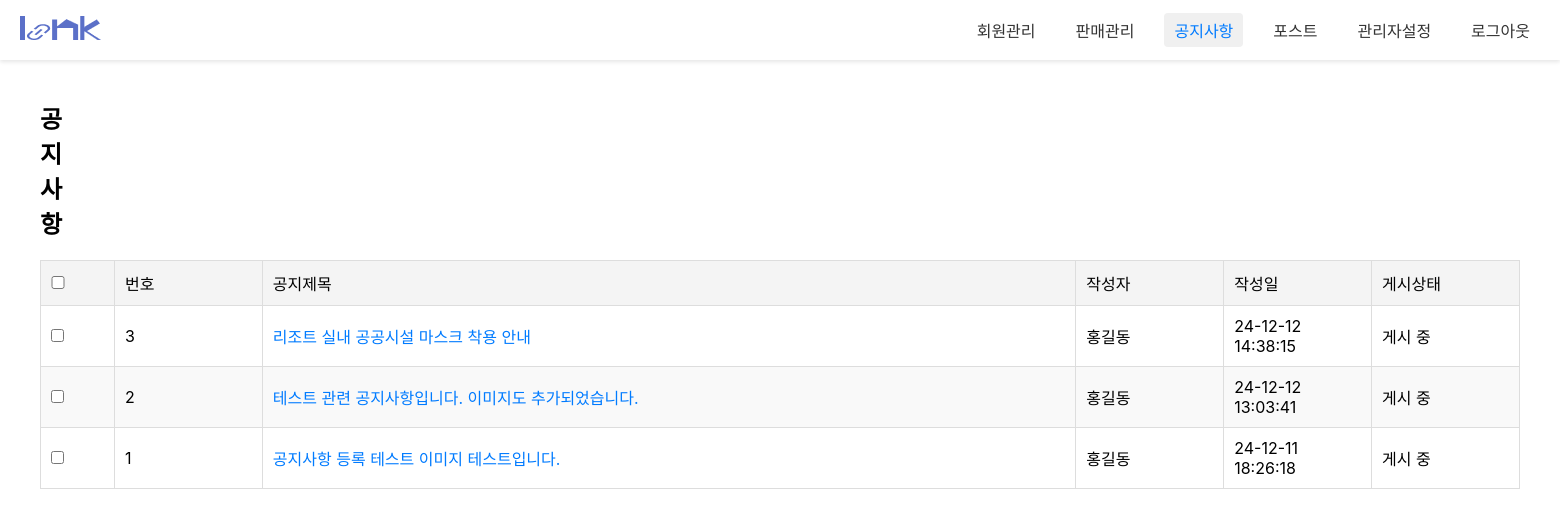
Screenshot of /admin1/admin_noticeList/ with the database file from the repository.
### customer/models.py (models this page shows, shortened)
class NoticeBoard(models.Model):
  bno = models.AutoField(primary_key=True)
  member = models.ForeignKey(Administrator,on_delete=models.SET_NULL, null=True)
  btitle = models.CharField(max_length=1000)
  bcontent = models.TextField()
  bdate = models.DateTimeField(auto_now=True)
  bfile = models.ImageField(null=True, blank=True, upload_to='uploads/')
  bfile_thumbnail = models.ImageField(null=True, blank=True, upload_to='uploads/')
  category = models.IntegerField(null=True, blank=False)
  like_members = models.ManyToManyField(Member, related_name='like_postboards',  blank=True)

### admin1/models.py (models this page shows, shortened)
class Administrator(models.Model):
  ano = models.IntegerField(default=0)
  id = models.CharField(max_length=50,primary_key=True)
  pw = models.CharField(max_length=100)
  name = models.CharField(max_length=100)
  nickname = models.CharField(max_length=100,default='관리자')
  tel = models.CharField(max_length=20,default='010-0000-0000')
  role = models.IntegerField()
  adate = models.DateTimeField(auto_now=True)

### admin1/views.py (the view)
# urls.py: path('admin_noticeList/', views.admin_noticeList, name="admin_noticeList"),
def admin_noticeList(request):
	qs = NoticeBoard.objects.filter(category=1).order_by("-bno")
	context = {"notiList":qs}
	return render(request, 'admin_noticeList.html', context)

### admin1/templates/admin_noticeList.html (shortened to what this page needs)
{% load static %}
<!DOCTYPE html>
<html lang="ko">
<head>
<link rel="stylesheet" href="{% static 'css/admin1/admin_memllist.css'%}">
<link rel="stylesheet" href="{% static 'css/admin1/admin_login.css'%}">
</head>
<body>
	<nav class="gnb">
		<a href="#" class="logo"><img src="/static/images/admin1/logo_sample.png" alt=""></a>
		<div class="menu">
			<a href="/admin1/admin_memList/">회원관리</a>
			<a href="#">판매관리</a>
			<a href="/admin1/admin_noticeList/" class='active'>공지사항</a>
			<a href="/admin1/admin_postList/">포스트</a>
			<a href="/admin1/admin_adminList/">관리자설정</a>
			<a id='a_logout'>로그아웃</a>
		</div>
	</nav>
	<div class="container">
		<div class="con_header">
			<h2>공지사항</h2>
		</div>
		<table>
			<colgroup>
        <col style="width: 5%;">
        <col style="width: 10%;">
        <col style="width: 55%;">
        <col style="width: 10%;">
        <col style="width: 10%;">
        <col style="width: 10%;">
    	</colgroup>
			<thead>
				<tr>
					<th><input type="checkbox" id="select_all"></th>
					<th>번호</th>
					<th>공지제목</th>
					<th>작성자</th>
					<th>작성일</th>
					<th>게시상태</th>
				</tr>
			</thead>
			<tbody>
				{% for noti in notiList %}
				<tr>
					<td><input type="checkbox" class="select_member"></td>
					<td>{{forloop.revcounter}}</td>
					<td class="member_name"><a href="/admin1/admin_notiView/{{noti.bno}}/">{{noti.btitle}}</a></td>
					<td>{{noti.member.name}}</td>
					<td>{{noti.bdate|date:'y-m-d H:i:s'}}</td>
					<td>게시 중</td>
				</tr>
				{% empty %}
    		<tr>
       	 <td colspan="6" style="text-align: center;">등록된 공지사항이 없습니다.</td>
    		</tr>
				{% endfor %}
			</tbody>
		</table>
	</div>
</body>
</html>

### static/css/admin1/admin_memllist.css (style rules this page uses)
* { margin: 0; padding: 0; font-family: "Pretendard Variable", Pretendard, -apple-system, BlinkMacSystemFont, system-ui, Roboto, "Helvetica Neue", "Segoe UI", "Apple SD Gothic Neo", "Noto Sans KR", "Malgun Gothic", "Apple Color Emoji", "Segoe UI Emoji", "Segoe UI Symbol", sans-serif; }
.container { width: 100%; padding: 40px 40px 0 40px; box-sizing: border-box; }
.con_header { display: flex; gap: 10px; }
.con_header h2 { margin-right: 1520px; }
table { width: 100%; border-collapse: collapse; margin-top: 20px; }
table th, table td { border: 1px solid #ddd; padding: 10px; text-align: left; }
table th { background-color: #f4f4f4; font-weight: 500; }
table td { font-weight: 400; }
#select_all { width: 14px; }
table tr:nth-child(even) { background-color: #f9f9f9; }
.member_name a { text-decoration: none; color: #007bff; transition: color 0.3s; }

### static/css/admin1/admin_login.css (style rules this page uses)
* { margin: 0; padding: 0; font-family: "Pretendard Variable", Pretendard, -apple-system, BlinkMacSystemFont, system-ui, Roboto, "Helvetica Neue", "Segoe UI", "Apple SD Gothic Neo", "Noto Sans KR", "Malgun Gothic", "Apple Color Emoji", "Segoe UI Emoji", "Segoe UI Symbol", sans-serif; }
a { text-decoration: none; color: inherit; cursor: pointer; }
.gnb { display: flex; align-items: center; justify-content: space-between; height: 60px; background-color: #ffffff; padding: 0 20px; box-shadow: 0 2px 4px rgba(0, 0, 0, 0.1); }
.gnb .logo { font-size: 20px; font-weight: bold; color: #333; text-decoration: none; }
.gnb .menu { display: flex; gap: 20px; }
.gnb .menu a { text-decoration: none; color: #333; font-size: 16px; padding: 5px 10px; border-radius: 4px; transition: background-color 0.3s, color 0.3s; }
.gnb .menu a:hover, .gnb .menu a.active { background-color: #f0f0f0; color: #007bff; }

### rows the page displays
NoticeBoard: btitle "리조트 실내 공공시설 마스크 착용 안내", member.name "홍길동", bdate "24-12-12 14:38:15"
NoticeBoard: btitle "테스트 관련 공지사항입니다. 이미지도 추가되었습니다.", member.name "홍길동", bdate "24-12-12 13:03:41"
NoticeBoard: btitle "공지사항 등록 테스트 이미지 테스트입니다.", member.name "홍길동", bdate "24-12-11 18:26:18"
